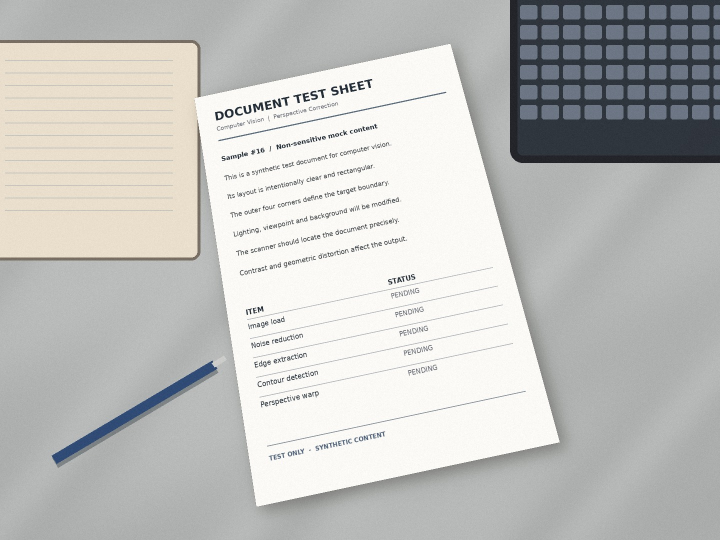
#> input picture data/raw/complex_01.jpg, 1440 x 1080 px (shown at 1/2 size)
$ python main.py data/raw/complex_01.jpg
#> lines starting #> are read from the running program, lines starting #| are printed output that depends on the picture; after the words box and inside, x2 and y2 are one past the last pixel; in counts of white or black regions, pixels touching at a corner belong together
### src/prep.py
from pathlib import Path

import cv2
import numpy as np

def load(path):
    path = Path(path)
    if not path.is_file(): raise FileNotFoundError(f"Image not found: {path}")

    data = np.fromfile(str(path), dtype=np.uint8)
    img  = cv2.imdecode(data, cv2.IMREAD_COLOR) if data.size else None

    if img is None: raise ValueError(f"Cannot decode image: {path}")
    return img

# 그레이 + 블러
def prep(img, blur=5, low=50, high=100):
    if blur < 1 or blur % 2 == 0: raise ValueError("blur must be a positive odd number")
    if not 0 <= low < high      : raise ValueError("Use 0 <= low < high")

    gray   = cv2.cvtColor(img, cv2.COLOR_BGR2GRAY)
    smooth = cv2.GaussianBlur(gray, (blur, blur), 0)
    edges  = cv2.Canny(smooth, low, high, L2gradient=True)

    return gray, smooth, edges

### src/gui.py
import cv2
import numpy as np

from .prep   import prep
from .detect import find, draw
from .warp   import warp, binary
from .save   import save

def run(img, out, name, blur=5, low=50, high=100, ext="png"):
    try:
        titles = ("Original", "GrayScale", "Blur", "Edges", "Detected", "Warp", "Result", "Sliders")
        tracks = ("Blur Kernel", "Canny Low", "Canny High")

        blur = max(1, min(31, blur)) | 1
        low  = max(0, min(254, low))
        high = max(low + 1, min(255, high))

        last = flat = scan = None

        for title in titles: cv2.namedWindow(title, cv2.WINDOW_NORMAL)
        for title, value, limit in zip(
            tracks, (blur, low, high), (31, 255, 255)
        ):  cv2.createTrackbar(title, "Sliders", value, limit, lambda _: None)

        print("s: 저장 | q / Esc / 창닫기: 종료")

        while True:
            raw    = tuple(cv2.getTrackbarPos(title, "Sliders") for title in tracks)
            blur   = max(1, raw[0]) | 1
            low    = min(254, raw[1])
            high   = max(low + 1, raw[2])
            values = (blur, low, high)

            if values != raw:
                for title, value in zip(tracks, values):
                    cv2.setTrackbarPos(title, "Sliders", value)

            if values != last:
                gray, smooth, edges = prep(img, blur, low, high)
                points = find(edges)
                result = draw(img, points)

                flat = scan = None
                if points is not None:
                    flat = warp(img, points)
                    scan = binary(flat)

                images = (img, gray, smooth, edges, result, flat, scan)

                for title, image in zip(titles, images):
                    if image is None:
                        image = np.zeros((240, 400, 3), dtype=np.uint8)
                        cv2.putText(
                            image, "No document", (30, 120),
                            cv2.FONT_HERSHEY_SIMPLEX,
                            0.8, (255, 255, 255), 2
                        )

                    height, width = image.shape[:2]
                    scale = min(900 / width, 700 / height, 1.0)
                    win_w = max(1, round(width  * scale))
                    win_y = max(1, round(height * scale))

                    cv2.imshow(title, image)
                    cv2.resizeWindow(title, win_w, win_y)

                last = values

            key = cv2.waitKey(30) & 0xFF

            if key in (ord("q"), 27): break

            if any(
                cv2.getWindowProperty(title, cv2.WND_PROP_VISIBLE) < 1
                for title in titles): break

            if key == ord("s"): save(flat, scan, out, name, ext)

    finally: cv2.destroyAllWindows()

### src/detect.py
import cv2

def find(edges):
    lines, _ = cv2.findContours(edges, cv2.RETR_LIST, cv2.CHAIN_APPROX_SIMPLE)

    for line in sorted(lines, key=cv2.contourArea, reverse=True):
        if cv2.contourArea(line) < edges.size * 0.05: break

        length = cv2.arcLength(line, True)
        points = cv2.approxPolyDP(line, 0.02 * length, True)

        if len(points) == 4 and cv2.isContourConvex(points):
            return points

    return None

def draw(img, points):
    result = img.copy()

    if points is not None: cv2.drawContours(result, [points], -1, (0, 255, 0), 3)
    return result

### main.py
import argparse
import cv2

from pathlib    import Path
from src.prep   import load, prep
from src.gui    import run
from src.detect import find, draw
from src.warp   import warp, binary
from src.save   import save


def main():
    parser = argparse.ArgumentParser()

    parser.add_argument("image"   , type=Path)
    parser.add_argument("--no-gui", action="store_true")
    parser.add_argument("--out"   , type=Path, default=Path("outputs"))
    parser.add_argument("--blur"  , type=int , default=5)
    parser.add_argument("--low"   , type=int , default=50)
    parser.add_argument("--high"  , type=int , default=100)
    parser.add_argument("--ext"   , choices=("png", "jpg"), default="png")

    args = parser.parse_args()

    try:
        img = load(args.image)
#> in load, img is the input picture: shape (1080, 1440, 3); mean B, G, R 191, 193.4, 193.1
        if not args.no_gui:
            run(img, args.out, args.image.stem,
                args.blur, args.low, args.high, args.ext)
#> in prep, `edges  = cv2.Canny(smooth, low, high, L2gradient=True)`:
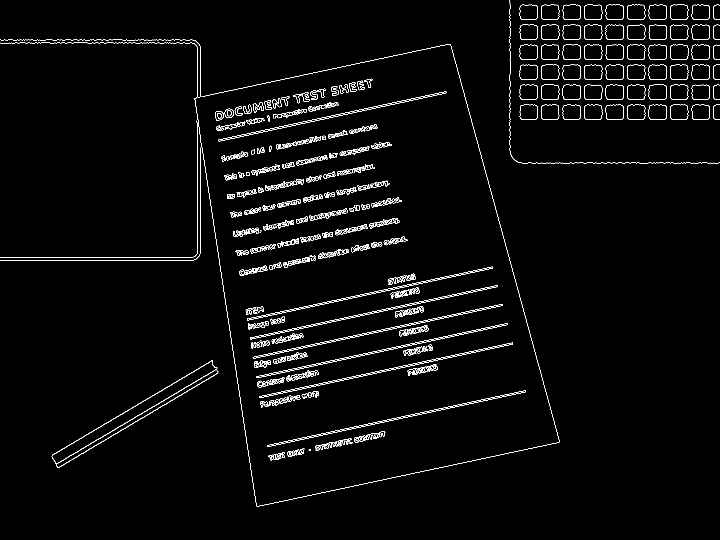
#> edges: shape (1080, 1440) (shown at 1/2 size); 2.4% white in thin lines or dots
#> in find, `lines, _ = cv2.findContours(edges, cv2.RETR_LIST, cv2.CHAIN_APPROX_SIM..`: lines = 896 contours, 432 with area under 20; largest, box (x1, y1, x2, y2) and area: (103, 721, 437, 936) 10452, (103, 721, 435, 928) 7010, (112, 739, 437, 936) 2861, (534, 781, 1052, 894) 1500, (534, 781, 1052, 894) 1496
#> the loop in find, `for line in sorted(lines, key=cv2.contourArea, reverse=True):` made 1 pass
#> the loop in run, `for title, image in zip(titles, images):` made 7 passes
#> (title, height, width, scale, win_w, win_y) on passes 1 to 5: ('Original', 1080, 1440, 0.625, 900, 675), ('GrayScale', 1080, 1440, 0.625, 900, 675), ('Blur', 1080, 1440, 0.625, 900, 675), ('Edges', 1080, 1440, 0.625, 900, 675), ('Detected', 1080, 1440, 0.625, 900, 675)
#> (title, height, width, scale, win_w, win_y) on passes 6 to 7: ('Warp', 240, 400, 1, 400, 240), ('Result', 240, 400, 1, 400, 240)
#> (key q is pressed here)
            return 0

        gray, smooth, edges = prep(img, args.blur, args.low, args.high)

        points = find(edges)
        result = draw(img, points)

        if points is None:
            print("문서 사각형을 찾지 못했습니다.")
            return 1

        flat = warp(img, points)
        scan = binary(flat)

        save(flat, scan, args.out, args.image.stem, args.ext)

        return 0 if points is not None else 1

    except (OSError, ValueError, cv2.error) as e:
        print(f"Error: {e}")
        return 2


if __name__ == "__main__":
    raise SystemExit(main())
#> (the program exits here)

$ run again, on data/raw/complex_03.jpg
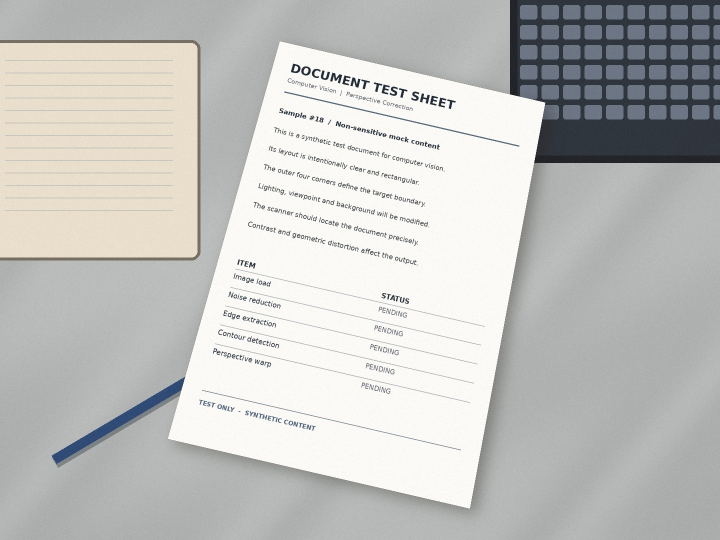
#> input picture data/raw/complex_03.jpg, 1440 x 1080 px (shown at 1/2 size)
#> in load, img is the input picture: shape (1080, 1440, 3); mean B, G, R 191.9, 194.4, 194.1
#> in prep, `edges  = cv2.Canny(smooth, low, high, L2gradient=True)`:
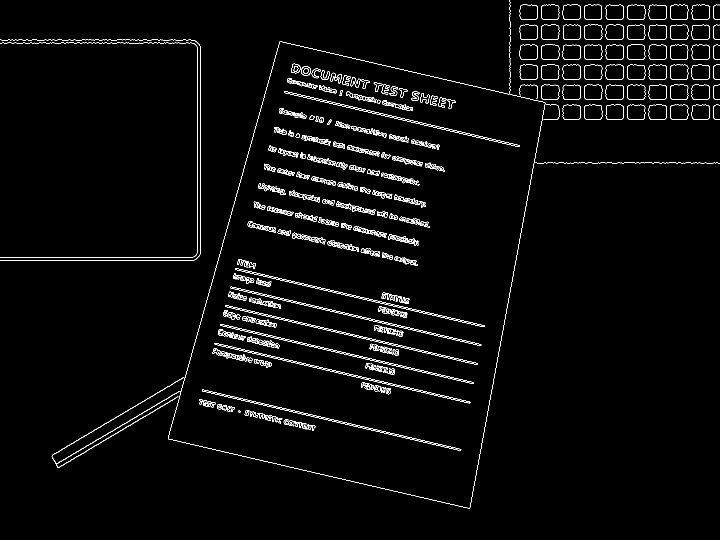
#> edges: shape (1080, 1440) (shown at 1/2 size); 2.4% white in thin lines or dots
#> lines = 898 contours, 432 with area under 20; largest, box (x1, y1, x2, y2) and area: (404, 779, 923, 902) 1491, (404, 779, 923, 902) 1490, (568, 182, 1039, 294) 1486, (568, 182, 1039, 294) 1484, (429, 686, 941, 807) 1460
#> the loop in find, `for line in sorted(lines, key=cv2.contourArea, reverse=True):` made 1 pass
#> the loop in run, `for title, image in zip(titles, images):` made 7 passes
#> (title, height, width, scale, win_w, win_y) on passes 1 to 5: ('Original', 1080, 1440, 0.625, 900, 675), ('GrayScale', 1080, 1440, 0.625, 900, 675), ('Blur', 1080, 1440, 0.625, 900, 675), ('Edges', 1080, 1440, 0.625, 900, 675), ('Detected', 1080, 1440, 0.625, 900, 675)

$ run again, on data/raw/complex_04.jpg
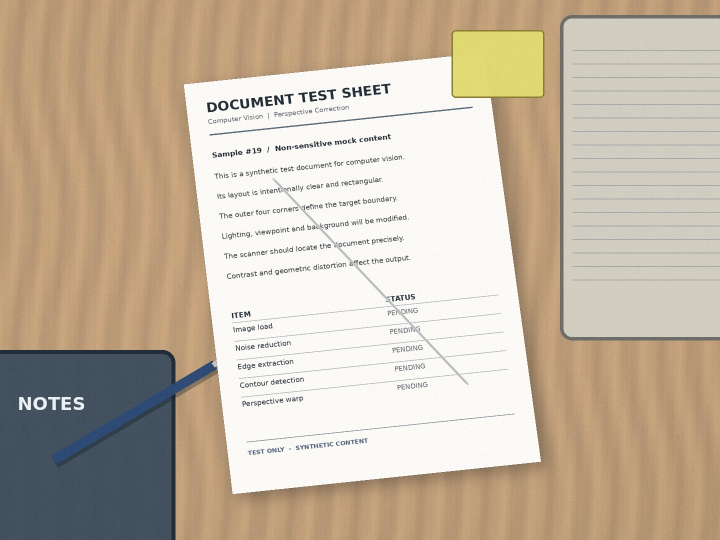
#> input picture data/raw/complex_04.jpg, 1440 x 1080 px (shown at 1/2 size)
#> in load, img is the input picture: shape (1080, 1440, 3); mean B, G, R 164.5, 183.3, 197.3
#> in prep, `gray   = cv2.cvtColor(img, cv2.COLOR_BGR2GRAY)`:
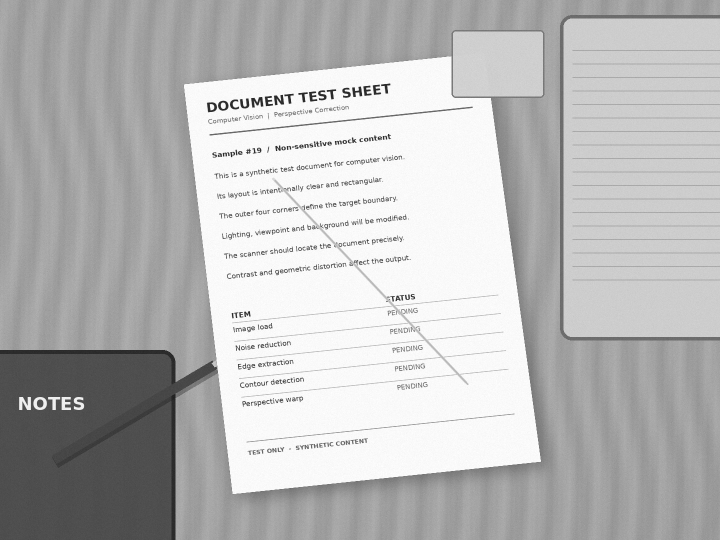
#> gray: shape (1080, 1440) (shown at 1/2 size); min 26, max 255, mean 185.4
#> in prep, `edges  = cv2.Canny(smooth, low, high, L2gradient=True)`:
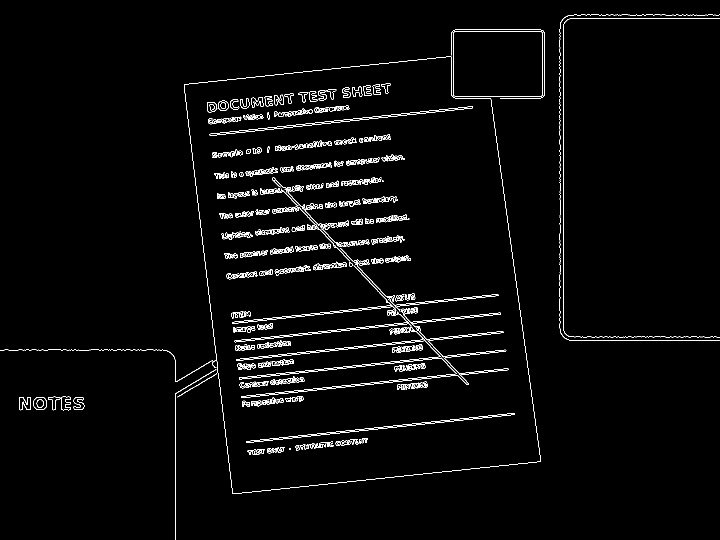
#> edges: shape (1080, 1440) (shown at 1/2 size); 2.2% white in thin lines or dots
#> lines = 851 contours, 442 with area under 20; largest, box (x1, y1, x2, y2) and area: (0, 113, 1082, 988) 498610, (368, 113, 1082, 988) 498541, (906, 63, 1086, 193) 23082, (906, 63, 1086, 193) 23073, (419, 213, 946, 272) 1746
#> the loop in find, `for line in sorted(lines, key=cv2.contourArea, reverse=True):` made 3 passes
#> length on passes 1 to 2: 4083.8, 2982.7
#> the loop in run, `for title, image in zip(titles, images):` made 7 passes
#> (title, height, width, scale, win_w, win_y) on passes 1 to 5: ('Original', 1080, 1440, 0.625, 900, 675), ('GrayScale', 1080, 1440, 0.625, 900, 675), ('Blur', 1080, 1440, 0.625, 900, 675), ('Edges', 1080, 1440, 0.625, 900, 675), ('Detected', 1080, 1440, 0.625, 900, 675)

$ run again, on data/raw/complex_05.jpg
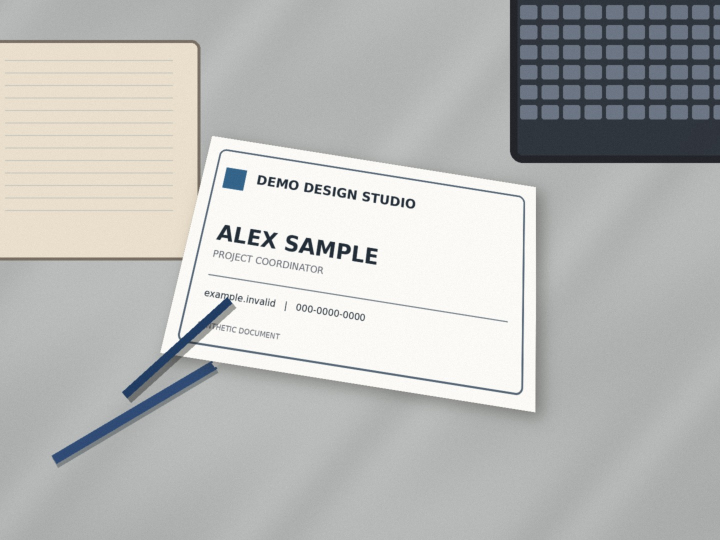
#> input picture data/raw/complex_05.jpg, 1440 x 1080 px (shown at 1/2 size)
#> in load, img is the input picture: shape (1080, 1440, 3); mean B, G, R 184, 185.8, 185
#> in prep, `edges  = cv2.Canny(smooth, low, high, L2gradient=True)`:
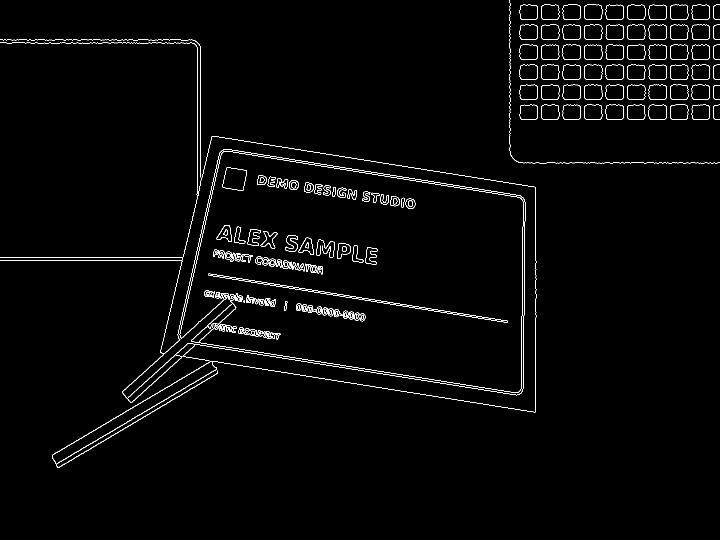
#> edges: shape (1080, 1440) (shown at 1/2 size); 1.7% white in thin lines or dots, all inside (x1, y1, x2, y2) = (0, 0, 1440, 936)
#> lines = 334 contours, 48 with area under 20; largest, box (x1, y1, x2, y2) and area: (417, 547, 1016, 646) 1948, (417, 547, 1016, 646) 1944, (444, 335, 494, 382) 1722, (444, 335, 494, 382) 1718, (359, 302, 1047, 786) 1650
#> the loop in find, `for line in sorted(lines, key=cv2.contourArea, reverse=True):` made 1 pass
#> the loop in run, `for title, image in zip(titles, images):` made 7 passes
#> (title, height, width, scale, win_w, win_y) on passes 1 to 5: ('Original', 1080, 1440, 0.625, 900, 675), ('GrayScale', 1080, 1440, 0.625, 900, 675), ('Blur', 1080, 1440, 0.625, 900, 675), ('Edges', 1080, 1440, 0.625, 900, 675), ('Detected', 1080, 1440, 0.625, 900, 675)
